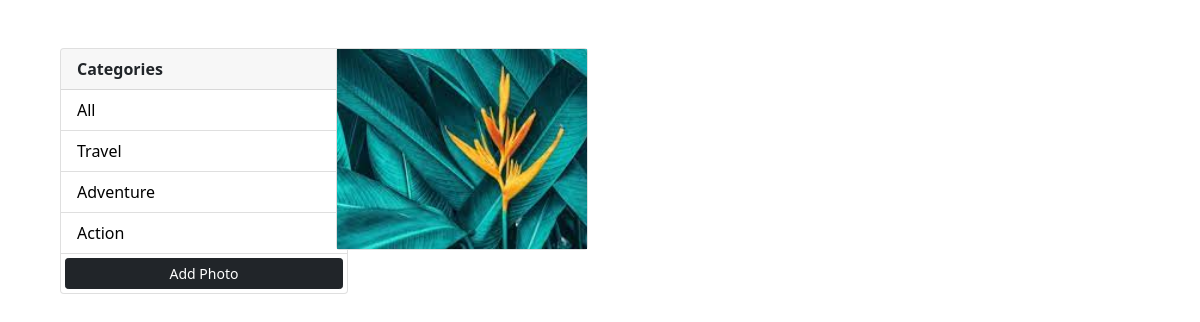
Page /?category=Travel on the earlier database version.
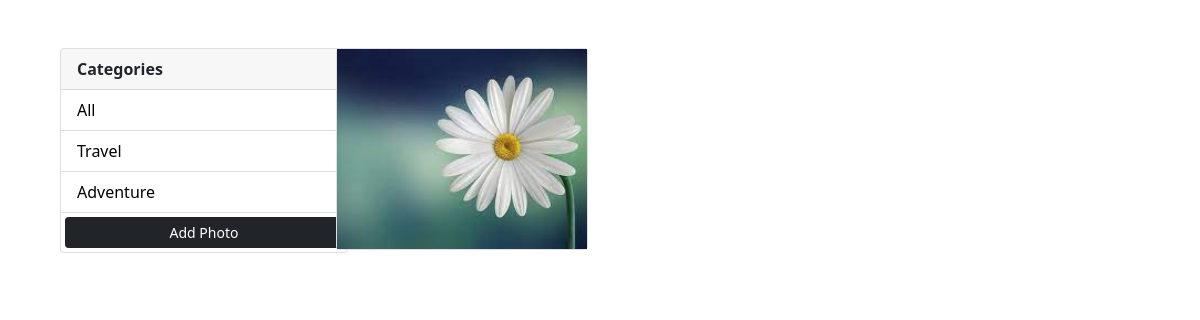
Same page on the later database version.
### gallery/models.py (models this page shows, shortened)
class Category(models.Model):
	name = models.CharField(max_length=100, null=False, blank=False)

class Photo(models.Model):
	category = models.ForeignKey(Category, on_delete=models.SET_NULL, null=True, blank=True)
	image = models.ImageField(null=False, blank=False)

### gallery/views.py (the view)
# urls.py: path('', views.gallery, name="gallery"),
def gallery(request):
	category = request.GET.get('category')
	print(category)
	if category == None:
		photos = Photo.objects.all()
	else:
		photos = Photo.objects.filter(category__name=category)
	categories = Category.objects.all()
	context = {'categories': categories, 'photos': photos}
	return render(request, "gallery/index.html", context)

### gallery/templates/gallery/index.html (shortened to what this page needs)
{% extends 'gallery/base.html' %}
{% block content %}
	<div class="container">
		<div class="row">
			<div class="col-md-3">
				<div class="card" style="width: 18rem;">
					<div class="card-header cardStyle">Categories</div>
					<ul class="list-group list-group-flush">
						<li class="list-group-item">
							<a href="{% url 'gallery' %}">All</a>
						</li>
						{% for category in categories %}
						<li class="list-group-item">
							<a href="{% url 'gallery' %}?category={{category.name}}">{{category.name}}</a>
						</li>
						{% endfor %}
						<a href="{% url 'add_photo' %}" class="btn btn-dark btn-block btn-sm m-1 buttonStyle">Add Photo</a>
					</ul>
				</div>
			</div>
			<div class="col-md-9">
				<div class="row stylecard">
					{% for photo in photos %}
					<div class="col-md-4 stylemargin">
						<div class="card">
							<a href="{{photo.image.url}}" data-lightbox="photos">
								<img class="thumbnail" src="{{photo.image.url}}" alt="">
							</a>
						</div>
					</div>
					{% empty %}
					<h3>No Photos....</h3>
					{% endfor %}
				</div>
			</div>
		</div>
	</div>
{% endblock %}

### gallery/templates/gallery/base.html (shortened to what this page needs)
<!DOCTYPE html>
{% load static %}
<html lang="en">
<head>
	<link href="https://cdn.jsdelivr.net/npm/bootstrap@5.1.0/dist/css/bootstrap.min.css" rel="stylesheet">
	<link rel="stylesheet" type="text/css" href="{% static 'css/style.css' %}">
    <link rel="stylesheet" href="https://cdnjs.cloudflare.com/ajax/libs/lightbox2/2.8.2/css/lightbox.min.css">
</head>
</head>
<body class="m-5">
	{% block content %}
	{% endblock %}
</body>
</html>

### static/css/style.css (style rules this page uses)
* { padding: 0; margin: 0; box-sizing: border-box; }
body { overflow: hidden; }
img { width: 100%; }
.thumbnail { height: 200px; object-fit: cover; }
a { color: #000; text-decoration: none; }
li { padding: 0 !important; background: linear-gradient(to right, #f7f7f7 50%, white 50%); background-position: right bottom; background-size: 200% 100%; cursor: pointer; transition: all .5s ease-out; }
li a { padding: .5rem 1rem; display: block; }
.cardStyle { font-weight: 600; }

Differences in the rows shown:
removed Category: name "Action"
removed Photo: image (picture)
added Photo: image (picture)
